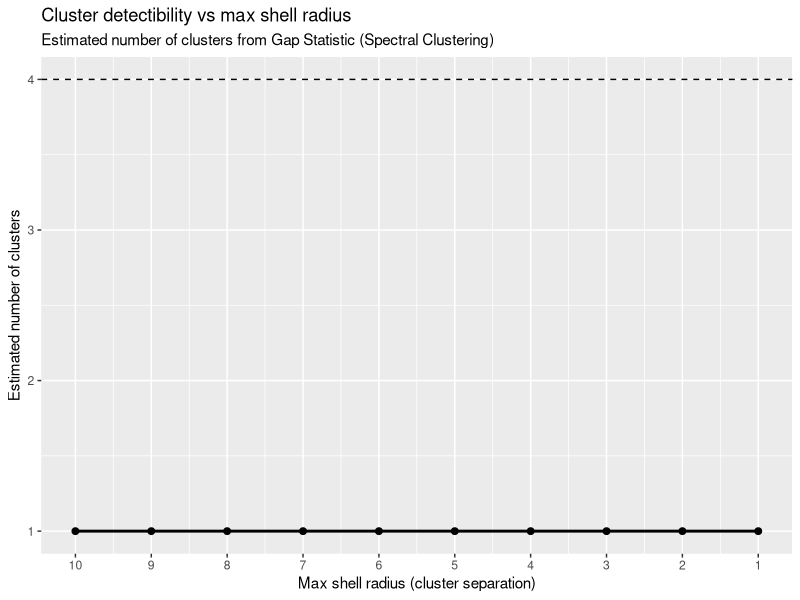

Recreate this plot in R.
library(tidyverse)

sim_results <- read_csv("generated_data/shell_sim_results.csv")

p <- ggplot(sim_results, aes(x = max_radius, y = est_k)) +
  geom_line(size = 1) +
  geom_point(size = 2) +
  geom_hline(aes(yintercept = 4), linetype = "dashed", color = "black") +
  scale_x_reverse(breaks = seq(10, 1, by = -1)) +
  scale_y_continuous(breaks = seq(0, 4, 1)) + 
  labs(title = "Cluster detectibility vs max shell radius",
       subtitle = "Estimated number of clusters from Gap Statistic (Spectral Clustering)",
       x = "Max shell radius (cluster separation)",
       y = "Estimated number of clusters")

ggsave("figures/cluster_detectability_spec.png", p,
       width = 8, height = 6)
